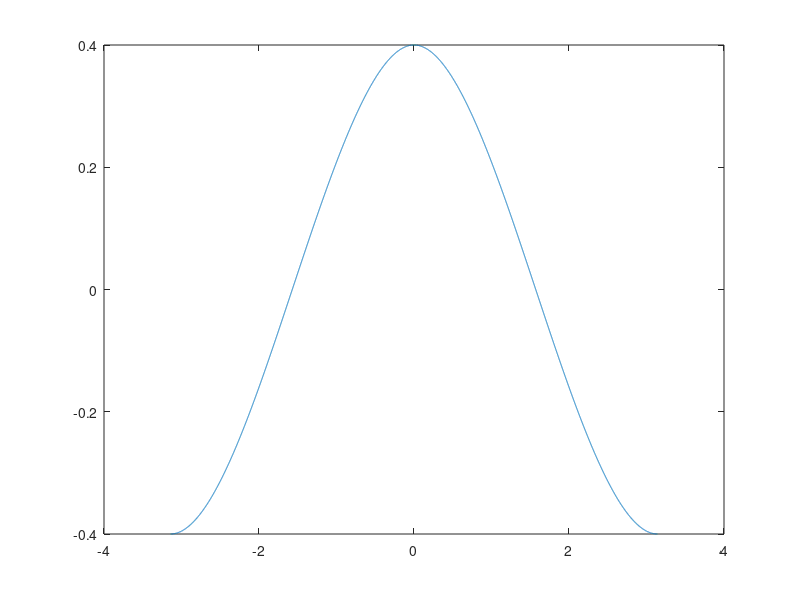
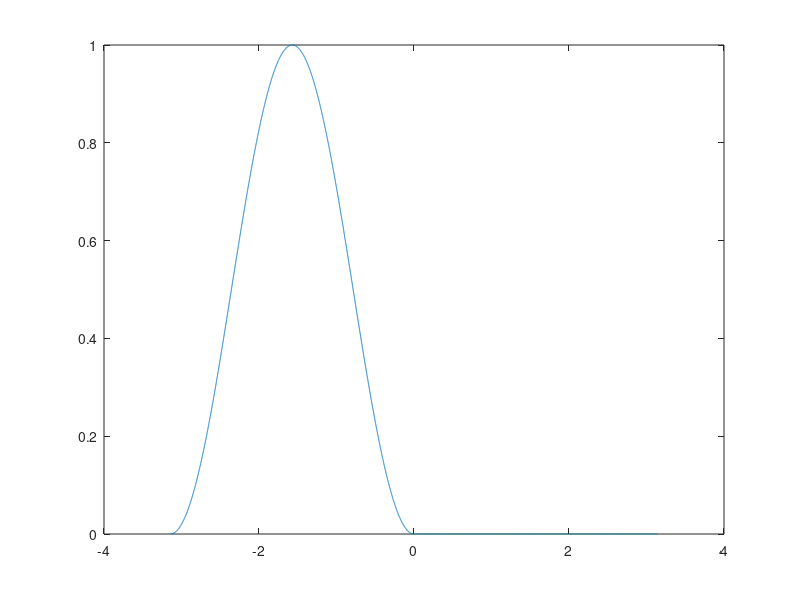
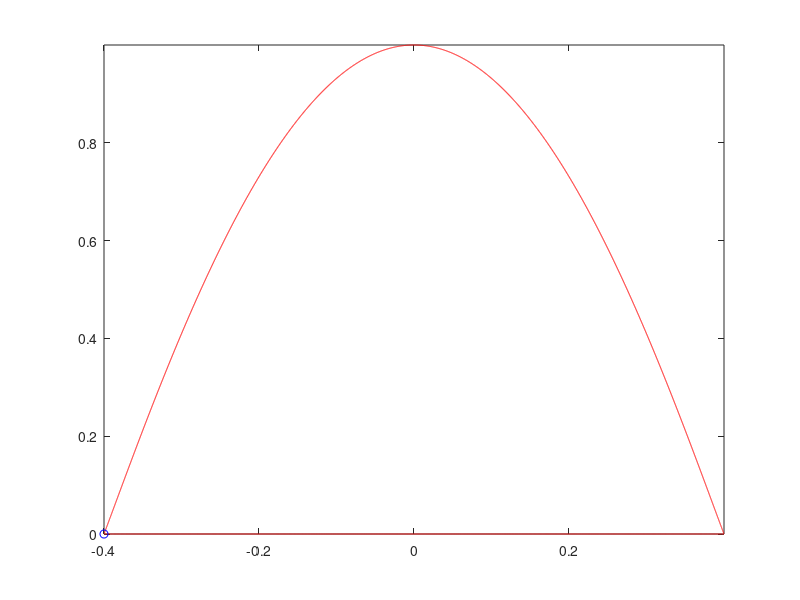
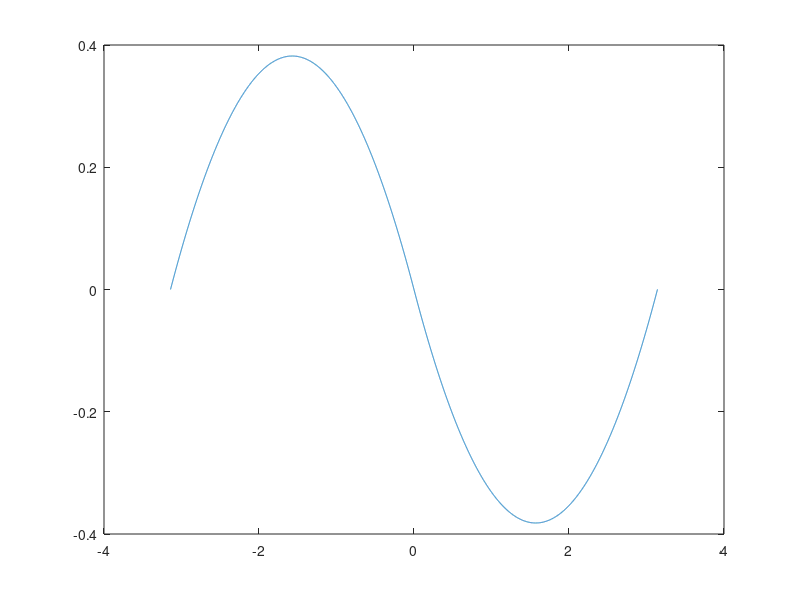

These figures' MATLAB source, in order:
clc;clear;close all
%%% generate gait with fixed velocity %%% 
v = 2;
%%% by cubic spline %%%

%% p
c = 0.2;
S = c*v; % one step gait
th = [pi pi/2 0 -pi/2 -pi] ;
x = [-S 0 S 0 -S];
h = 1e4;
thq = linspace(pi,-pi,h);
thq_shifted = -thq; %% since th is from pi to -pi
xq = spline(th,x,thq);
figure; 
plot(thq_shifted,xq);

% thz1 = [pi pi/2 0];
hf = 1;
% z1 = [0 hf 0];
% thz1q = linspace(pi,0,0.5*h);
% z1q = spline(thz1,z1,thz1q);
% thz2 = [0 -pi/2 -pi];
% z2 = [0 0 0];
% thz2q = linspace(0,-pi,0.5*h);
% z2q = spline(thz2,z2,thz2q);
% thzq = [thz1q,thz2q];
% zq = [z1q,z2q];
% thzq_shifted = -thzq;
for i = 1:length(thq)
    if thq(i) >= 0
        zq(i) = hf/2*(1+sin(2*thq(i)-pi/2));
    else
        zq(i) = 0;
    end
end



figure; 
plot(thq_shifted,zq);
figure;
plot(xq,zq);
comet(xq,zq);

%% v
hh = thq(1)-thq(2);
vx = diff(xq)/hh;
vx = [vx vx(1)]; %% since it is period function 
figure; 
plot(thq_shifted,vx);
vz = diff(zq)/hh;
vz = [vz vz(1)];
figure; 
plot(thq_shifted,vz);

%% acc
ax = diff(vx)/hh;
ax = [ax ax(1)];
figure; 
plot(thq_shifted,ax);
az = diff(vz)/hh;
az = [az az(1)];
figure; 
plot(thq_shifted,az);
